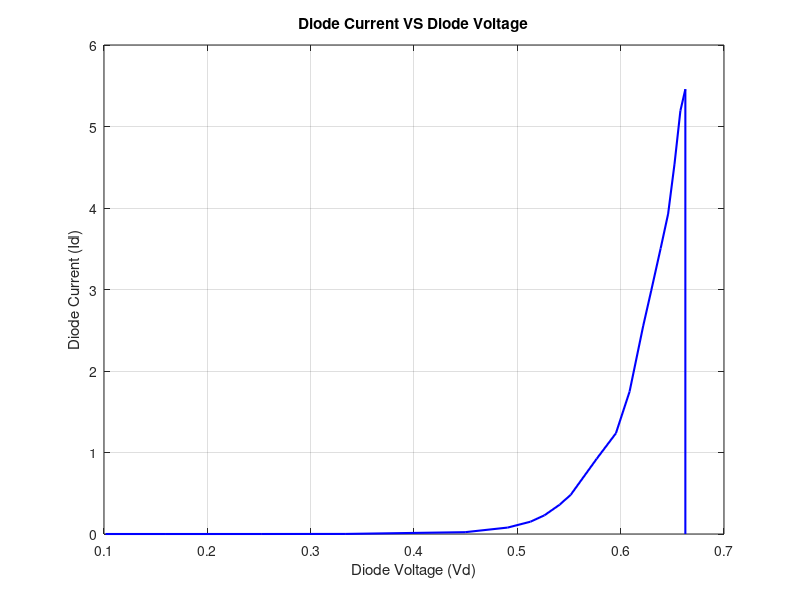

MATLAB code for this plot:
clc;
clear all;
x =[0.1015
0.1591
0.2527
0.3340
0.4495
0.4907
0.5127
0.5262
0.5409
0.5517
0.5768
0.5954
0.6086
0.6218
0.6295
0.6387
0.6459
0.6521
0.6578
0.6626
0.6626
];

t =[0
0
0.0001037
0.0009336
0.0224
0.0790
0.1508
0.2291
0.3590
0.4816
0.9230
1.2358
1.7464
2.5529
2.9823
3.5051
3.9263
4.5394
5.1929
5.4574
0
];

plot(x, t, 'blue', 'LineWidth', 1.5);
title('Diode Current VS Diode Voltage');
xlabel('Diode Voltage (Vd)');
ylabel('Diode Current (Id)');
grid on;


set(gcf, 'PaperUnits', 'inches');
 x_width=8 ;y_width=6;
 set(gcf, 'PaperPosition', [0 0 x_width y_width]); %
 saveas(gcf,'fig1.jpg');